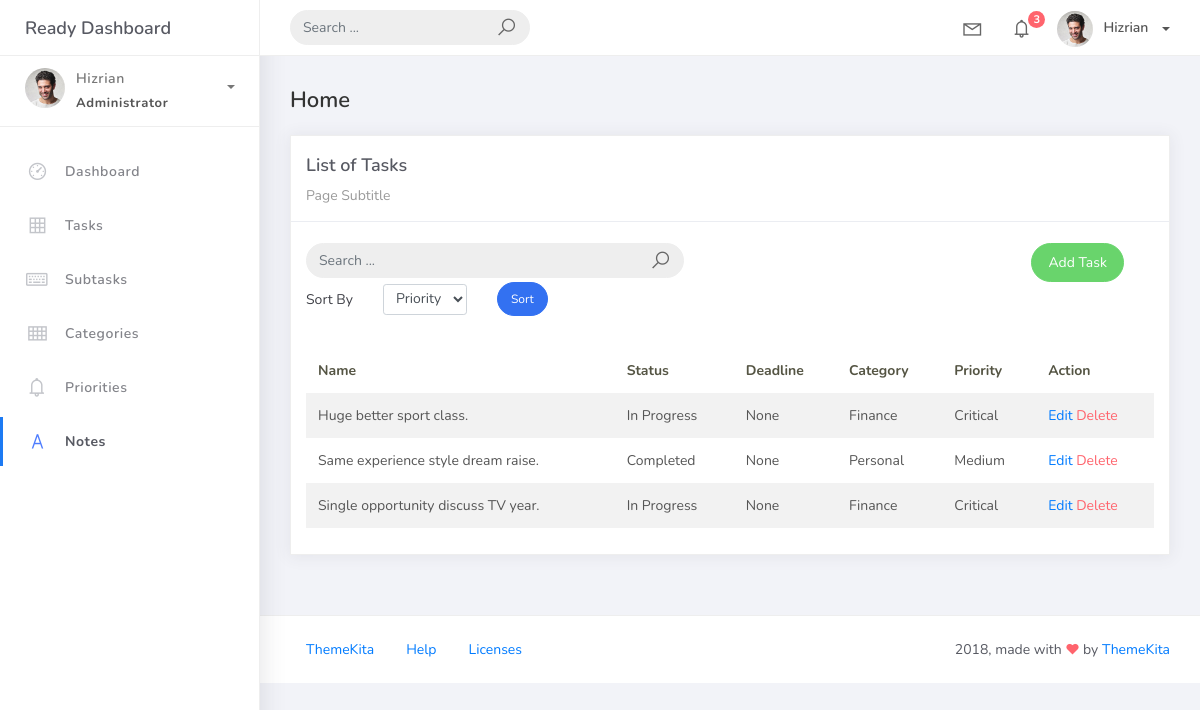
The page /task_list/ on the database as committed earlier.
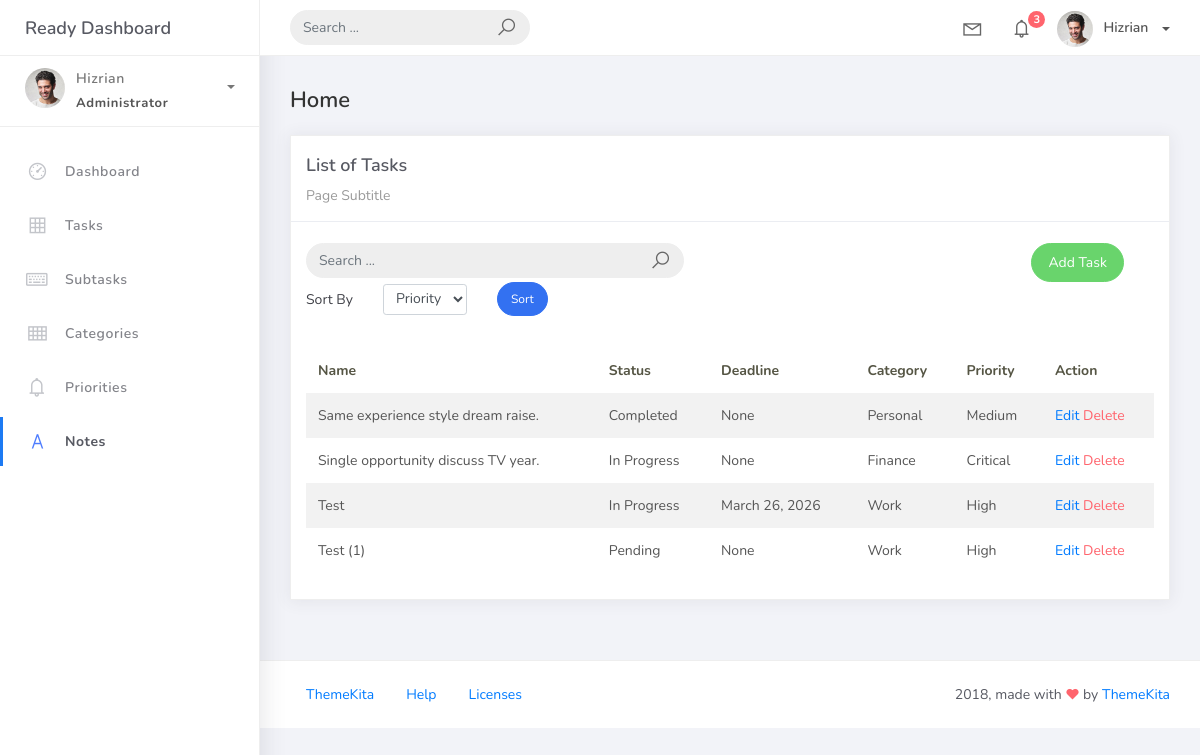
The same page on the database as committed later.
### taskmanager/models.py (models this page shows, shortened)
class BaseModel(models.Model):
    created_at = models.DateTimeField(auto_now_add=True, db_index=True,)
    updated_at = models.DateTimeField(auto_now=True,)
    class Meta:
        abstract = True

class Task(BaseModel):
    title = models.CharField(max_length=100)
    description = models.CharField(max_length=250, null=True, blank=True,)
    deadline = models.DateField(null=True, blank=True,)
    status = models.CharField(max_length=50,
            choices=[("Pending", "Pending"),
            ("In Progress", "In Progress"),
            ("Completed", "Completed"),
            ],
            default = "Pending"
            )
    categoryFK = models.ForeignKey(Category, on_delete=models.CASCADE)
    priorityFK = models.ForeignKey(Priority, on_delete=models.CASCADE)

class Category(BaseModel):
    category_name = models.CharField(max_length=50)
    class Meta:
        verbose_name = "Category"
        verbose_name_plural = "Categories"
    def __str__(self):
        return self.category_name.title()

class Priority(BaseModel):
    priority_name = models.CharField(max_length=100)
    class Meta:
        verbose_name = "Priority"
        verbose_name_plural = "Priorities"
    def __str__(self):
        return self.priority_name.title()

### taskmanager/views.py (the view)
# urls.py: path('task_list/', TasksView.as_view(), name='task-list'),
class TasksView(ListView):
    model = Task
    context_object_name = 'task'
    template_name = 'task_list.html'
    paginate_by = 5
    def get_queryset(self):
        queryset = super().get_queryset()
        query = self.request.GET.get('q')
        if query:
            queryset = queryset.filter(
                Q(title__icontains=query) |
                Q(description__icontains=query)
            )
        return queryset
    def get_ordering(self):
        allowed = ['priorityFK__priority_name', 'status',]
        sort_by = self.request.GET.get('sort_by')
        if sort_by in allowed:
            return sort_by
        return 'title'

### templates/task_list.html (shortened to what this page needs)
{% extends 'base.html' %}
{% load static %}
{% block content %}
<div class="content">
  <div class="container-fluid">
    <h4 class="page-title">Home</h4>
    <div class="row">
      <div class="col-md-12">
        <div class="card">
          <div class="card-header">
            <div class="card-title">List of Tasks</div>
            <div class="card-category">Page Subtitle</div>
          </div>
          <br />
            <div class="col-md-12 row">
              <div class="col-md-6">
                <form class="navbar-left navbar-form nav-search mr-md-3" action="{% url 'task-list' %}" method="get">
                  <div class="input-group">
                    <input type="text" placeholder="Search ..." class="form-control" name="q" value="{{ request.GET.q|default:'' }}" />
                    <div class="input-group-append">
                      <span class="input-group-text">
                        <i class="la la-search search-icon"></i>
                      </span>
                    </div>
                  </div>
                </form>
              </div>
              <div class="col-md-6">
                <div class="pull-right">
                  <a href="{% url 'task-add' %}" class="btn btn-success btn-rounded">
                    Add Task
                  </a>
                </div>
              </div>
            </div>
          <div class="col-md-12">
            <form method="get" class="row g-2 align-items-center">
              <div class="col-auto">
                <label for="smallSelect" class="col-form-label">Sort By</label>
              </div>
              <div class="col-auto">
                <select class="form-control form-control-sm" id="smallSelect" name="sort_by">
                  <option value="priorityFK__priority_name"
                  >Priority</option>
                </select>
              </div>
              <div class="col-auto">
                <button type="submit" class="btn btn-primary btn-sm btn-rounded">Sort</button>
              </div>
            </form>
          </div>
          <div class="card-body">
            <table class="table table-striped mt-3">
              <thead>
                <tr>
                  <th scope="col">Name</th>
                  <th scope="col">Status</th>
                  <th scope="col">Deadline</th>
                  <th scope="col">Category</th>
                  <th scope="col">Priority</th>
                  <th scope="col">Action</th>
                </tr>
              </thead>
              <tbody>
                {% for object in task %}
                <tr>
                  <td>{{ object.title }}</td>
                  <td>{{ object.status }}</td>
                  <td>{{ object.deadline }}</td>
                  <td>{{ object.categoryFK }}</td>
                  <td>{{ object.priorityFK }}</td>
                  <td>
                    <a href="{% url 'task-update' object.id %}">Edit</a>
                    <a href="{% url 'task-delete' object.id %}" class="text-danger">Delete</a>
                  </td>
                  </tr>
                {% endfor %}
              </tbody>
            </table>
          </div>
        </div>
      </div>
    </div>
  </div>
</div>
{% endblock %}

Rows that differ between the two databases and show on the page:
removed Task: title "Huge better sport class.", status "In Progress", deadline "None", categoryFK "Finance", priorityFK "Critical"
added Task: title "Test", status "In Progress", deadline "March 26, 2026", categoryFK "Work", priorityFK "High"
added Task: title "Test (1)", status "Pending", deadline "None", categoryFK "Work", priorityFK "High"
